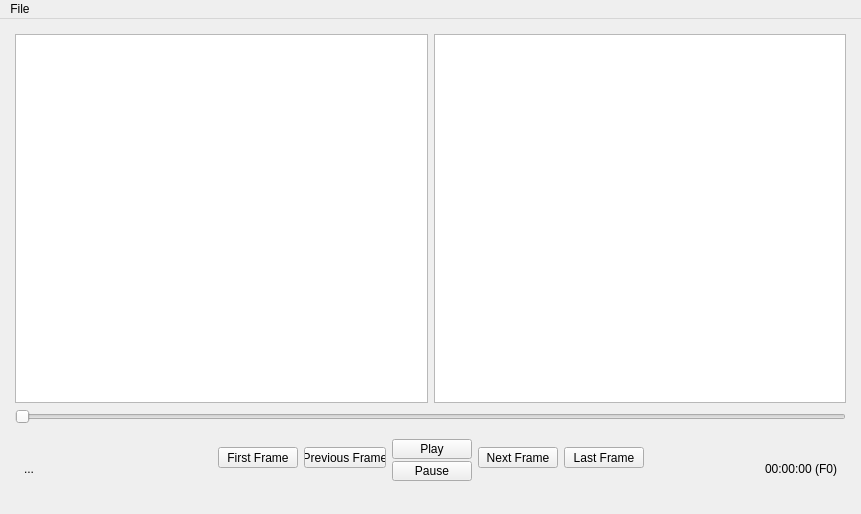
<?xml version="1.0" encoding="UTF-8"?>
<ui version="4.0">
 <class>MainWnd</class>
 <widget class="QMainWindow" name="MainWnd">
  <property name="geometry">
   <rect>
    <x>0</x>
    <y>0</y>
    <width>861</width>
    <height>514</height>
   </rect>
  </property>
  <property name="windowTitle">
   <string>Qt ONI Viewer - alpha test</string>
  </property>
  <widget class="QWidget" name="center">
   <property name="enabled">
    <bool>true</bool>
   </property>
   <layout class="QGridLayout" name="gridLayout">
    <item row="0" column="0">
     <layout class="QGridLayout" name="grid">
      <property name="sizeConstraint">
       <enum>QLayout::SetNoConstraint</enum>
      </property>
      <property name="leftMargin">
       <number>6</number>
      </property>
      <property name="topMargin">
       <number>6</number>
      </property>
      <property name="rightMargin">
       <number>6</number>
      </property>
      <property name="bottomMargin">
       <number>20</number>
      </property>
      <property name="horizontalSpacing">
       <number>6</number>
      </property>
      <item row="1" column="0" colspan="2">
       <widget class="QSlider" name="time_slider">
        <property name="orientation">
         <enum>Qt::Horizontal</enum>
        </property>
       </widget>
      </item>
      <item row="2" column="0" colspan="2">
       <widget class="QFrame" name="butt_frame">
        <property name="enabled">
         <bool>true</bool>
        </property>
        <property name="minimumSize">
         <size>
          <width>0</width>
          <height>55</height>
         </size>
        </property>
        <property name="maximumSize">
         <size>
          <width>16777215</width>
          <height>55</height>
         </size>
        </property>
        <layout class="QGridLayout" name="gridLayout_3">
         <property name="sizeConstraint">
          <enum>QLayout::SetDefaultConstraint</enum>
         </property>
         <item row="0" column="0">
          <layout class="QGridLayout" name="buttons">
           <item row="0" column="1" rowspan="2">
            <widget class="QPushButton" name="first_frame">
             <property name="minimumSize">
              <size>
               <width>80</width>
               <height>21</height>
              </size>
             </property>
             <property name="maximumSize">
              <size>
               <width>80</width>
               <height>21</height>
              </size>
             </property>
             <property name="text">
              <string>First Frame</string>
             </property>
            </widget>
           </item>
           <item row="0" column="6" rowspan="2">
            <widget class="QPushButton" name="last_frame">
             <property name="minimumSize">
              <size>
               <width>80</width>
               <height>21</height>
              </size>
             </property>
             <property name="maximumSize">
              <size>
               <width>80</width>
               <height>21</height>
              </size>
             </property>
             <property name="text">
              <string>Last Frame</string>
             </property>
            </widget>
           </item>
           <item row="0" column="4" rowspan="2">
            <widget class="QPushButton" name="next_frame">
             <property name="minimumSize">
              <size>
               <width>80</width>
               <height>21</height>
              </size>
             </property>
             <property name="maximumSize">
              <size>
               <width>80</width>
               <height>21</height>
              </size>
             </property>
             <property name="text">
              <string>Next Frame</string>
             </property>
            </widget>
           </item>
           <item row="0" column="3">
            <widget class="QPushButton" name="play_button">
             <property name="sizePolicy">
              <sizepolicy hsizetype="Minimum" vsizetype="Maximum">
               <horstretch>0</horstretch>
               <verstretch>0</verstretch>
              </sizepolicy>
             </property>
             <property name="minimumSize">
              <size>
               <width>80</width>
               <height>20</height>
              </size>
             </property>
             <property name="maximumSize">
              <size>
               <width>80</width>
               <height>20</height>
              </size>
             </property>
             <property name="text">
              <string>Play</string>
             </property>
            </widget>
           </item>
           <item row="0" column="2" rowspan="2">
            <widget class="QPushButton" name="prev_frame">
             <property name="minimumSize">
              <size>
               <width>82</width>
               <height>21</height>
              </size>
             </property>
             <property name="maximumSize">
              <size>
               <width>82</width>
               <height>21</height>
              </size>
             </property>
             <property name="text">
              <string>Previous Frame</string>
             </property>
            </widget>
           </item>
           <item row="1" column="3">
            <widget class="QPushButton" name="pause_button">
             <property name="enabled">
              <bool>true</bool>
             </property>
             <property name="sizePolicy">
              <sizepolicy hsizetype="Minimum" vsizetype="Maximum">
               <horstretch>0</horstretch>
               <verstretch>0</verstretch>
              </sizepolicy>
             </property>
             <property name="minimumSize">
              <size>
               <width>80</width>
               <height>20</height>
              </size>
             </property>
             <property name="maximumSize">
              <size>
               <width>80</width>
               <height>20</height>
              </size>
             </property>
             <property name="text">
              <string>Pause</string>
             </property>
            </widget>
           </item>
           <item row="0" column="7">
            <spacer name="right_spacer">
             <property name="orientation">
              <enum>Qt::Horizontal</enum>
             </property>
             <property name="sizeHint" stdset="0">
              <size>
               <width>40</width>
               <height>20</height>
              </size>
             </property>
            </spacer>
           </item>
           <item row="1" column="7">
            <widget class="QLabel" name="right_label">
             <property name="layoutDirection">
              <enum>Qt::LeftToRight</enum>
             </property>
             <property name="text">
              <string>00:00:00 (F0)</string>
             </property>
             <property name="alignment">
              <set>Qt::AlignRight|Qt::AlignTrailing|Qt::AlignVCenter</set>
             </property>
            </widget>
           </item>
           <item row="0" column="0">
            <spacer name="left_spacer">
             <property name="orientation">
              <enum>Qt::Horizontal</enum>
             </property>
             <property name="sizeHint" stdset="0">
              <size>
               <width>40</width>
               <height>20</height>
              </size>
             </property>
            </spacer>
           </item>
           <item row="1" column="0">
            <widget class="QLabel" name="left_label">
             <property name="text">
              <string>...</string>
             </property>
            </widget>
           </item>
          </layout>
         </item>
        </layout>
       </widget>
      </item>
      <item row="0" column="0">
       <widget class="QGraphicsView" name="left_gview"/>
      </item>
      <item row="0" column="1">
       <widget class="QGraphicsView" name="right_gview"/>
      </item>
     </layout>
    </item>
   </layout>
  </widget>
  <widget class="QMenuBar" name="menubar">
   <property name="geometry">
    <rect>
     <x>0</x>
     <y>0</y>
     <width>861</width>
     <height>20</height>
    </rect>
   </property>
   <widget class="QMenu" name="menuFile">
    <property name="title">
     <string>File</string>
    </property>
    <addaction name="actionOpen"/>
    <addaction name="separator"/>
   </widget>
   <addaction name="menuFile"/>
  </widget>
  <action name="actionOpen">
   <property name="text">
    <string>Open</string>
   </property>
  </action>
  <action name="actionExit">
   <property name="text">
    <string>Exit</string>
   </property>
  </action>
 </widget>
 <resources/>
 <connections/>
</ui>
